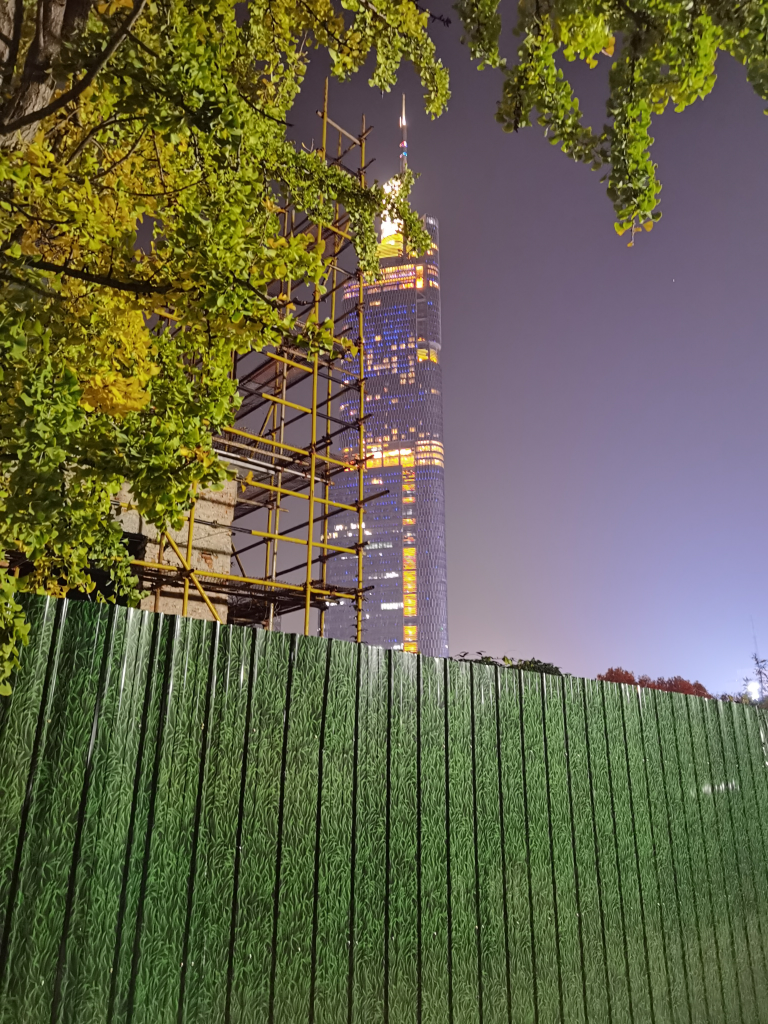
#> input picture client/resource/img/1.jpg, 3072 x 4096 px (shown at 1/4 size); its folder holds 4 pictures in this run
$ python BuildScript.py
#> lines starting #> are read from the running program, lines starting #| are printed output that depends on the picture
#! usr/env python3

import os
from PIL import Image

def genThumbnail(imgName):
#> called with imgName = '1.jpg'
    name=os.path.join("resource/img", imgName)
    im=Image.open(name)
#> im is the input picture: PIL image 3072x4096 RGB; mean R, G, B 100.5, 99.9, 73.3
    im.thumbnail((400,400))
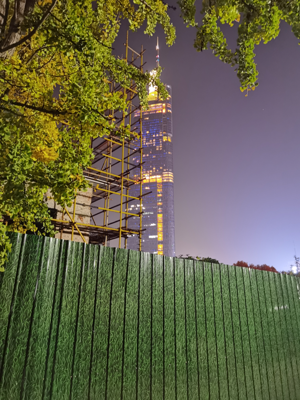
#> im: PIL image 300x400 RGB; mean R, G, B 100.5, 99.8, 73.3
    print(imgName,im.format,im.size,im.mode)
#| 1.jpg JPEG (300, 400) RGB
    im.save("resource/img/thumbnail/" + imgName,'JPEG')
    print('Done!')

def readImages(url):
    images = filter(lambda x: x.endswith((".jpg", ".png", ".jpeg")), os.listdir(url))
    return images

def buildImgSubPage(fileName):
    skeleton = """\
<!DOCTYPE html>
<html lang="zh-CN">

<head>
    <meta charset="UTF-8">
    <meta name="referrer" content="no-referrer">
    <link rel="stylesheet" type="text/css" href="../css/imageSubpage.css">
    <link rel="stylesheet" type="text/css" href="../css/watermark.css">
    <link rel="stylesheet" type="text/css" href="../css/skin.css"/>
    <script type="text/javascript" src="../js/skin.js"></script>

    <title>
        {0}
    </title>

    <style>
        #Header{{
            color:black;
            font-size:25px;
        }}
    </style>
</head>

<body class="Christmas">
    <header>
        <div>
            <span style="display: block; text-align:right">
                <button onclick="change('day')">日间模式</button>
                <button onclick="change('dark')">夜间模式</button>
                <button onclick="change('Christmas')">圣诞模式</button>
            </span>
        </div>
    </header>
    <main>
        <div class="watermark"></div> <!-- for full-screen watermark -->
        <h1 id="Header" style="text-align:center">{0}</h1>
        <canvas id="canvas" style="display: none;"></canvas>
        <img hidden id="source" src="../resource/img/{1}" alt="{0}"/>

        <div style="width: auto; margin: auto; text-align: center">
            <img id="result" class="image" src="" alt="{0}"/>
        </div>
    </main>
</body>

<script type="text/javascript" src="../js/CryptoStego-master/dist/cryptostego.min.js"></script>
<script>
    window.onload = function() {{
        encrypt();
    }}

    function imgToCanvas(src) {{
        let source = document.getElementById(src);
        let canvas = document.getElementById("canvas");
        canvas.width = source.width;
        canvas.height = source.height;

        canvas.getContext("2d").drawImage(source, 0, 0);
    }}

    function encrypt() {{
        imgToCanvas("source");
        let succ = writeMsgToCanvas("canvas", "WOW! 我太爱人机交互了", "password", 0);
        if (succ) {{
            let c = document.getElementById("canvas");
            let src = document.getElementById("source");
            let result = document.getElementById("result");
            console.log(src.width, src.height);
            result.width = src.width;
            result.height = src.height;
            result.src = c.toDataURL("image/png");
        }}
        //decode();
    }}

    function decode() {{
        let result = document.getElementById("result");
        let canvas = document.createElement("CANVAS");
        canvas.width = result.width;
        canvas.height = result.height;
        canvas.getContext("2d").drawImage(result, 0, 0);
        let msg = readMsgFromCanvas("canvas", "password", 0);
        console.log(msg);
    }}
</script>
</html>
"""
    imageName = fileName[0: fileName.rfind(".")]
    with open("subpage/" + imageName + ".html", "w+", encoding="utf-8") as f:
        f.write(skeleton.format(imageName, fileName))


def buildIndex():
    indexHead = """\
<!DOCTYPE html>
<html lang="zh-CN">

<head>
    <meta charset="UTF-8">
    <link rel="stylesheet" type="text/css" href="css/index.css">
    <link rel="stylesheet" type="text/css" href="css/watermark.css"/>
    <link rel="stylesheet" type="text/css" href="css/skin.css"/>
    <script type="text/javascript" src="./js/skin.js"></script>

    <title>
        那抹秋意
    </title>
</head>

<body class="Christmas">
    <header>
        <div>
            <span style="display: block; text-align:right">
                <button onclick="change('day')">日间模式</button>
                <button onclick="change('dark')">夜间模式</button>
                <button onclick="change('Christmas')">圣诞模式</button>
            </span>
            <p></p>
            <span style="display: block; text-align:right">
                <a href="login.html"><button class="header_button">登陆</button></a>
                <a href="register.html"><button class="header_button">注册</button></a>
            </span>
        </div>
    </header>

    <main style="text-align:center;">
        <div class="watermark"></div> <!-- for full-screen watermark -->
        <h1>那抹秋意</h1>
        <div class="search_container">
            <form action="login.html" class="search_parent">
                <input type="text" placeholder="请输入图片名">
                <input type="button" value="搜索">
            </form>
        </div>
        <ul class="img-wrapper">
"""

    indexContent = \
        """            <li><a href="subpage/{0}.html"><img src="resource/img/thumbnail/{1}" alt="{0}"/></a></li>
"""

    indexTail = """\
        </ul>
    </main>
</body>

</html>
"""

    with open("index.html", "w+", encoding="utf-8") as f:
        f.write(indexHead)
        images = readImages("resource/img/")
        for fileName in images:
            imageName = fileName[0: fileName.rfind(".")]
            f.write(indexContent.format(imageName, fileName))
        f.write(indexTail)

def main():
    images = readImages("resource/img/")


    # build image high resolution pages.
    images = readImages("resource/img/")
    for image in images:
        # build thumbnail
        genThumbnail(image)
        # build image high resolution pages.
        buildImgSubPage(image)
#> pass 2 of the loop in main, `for image in images:`:
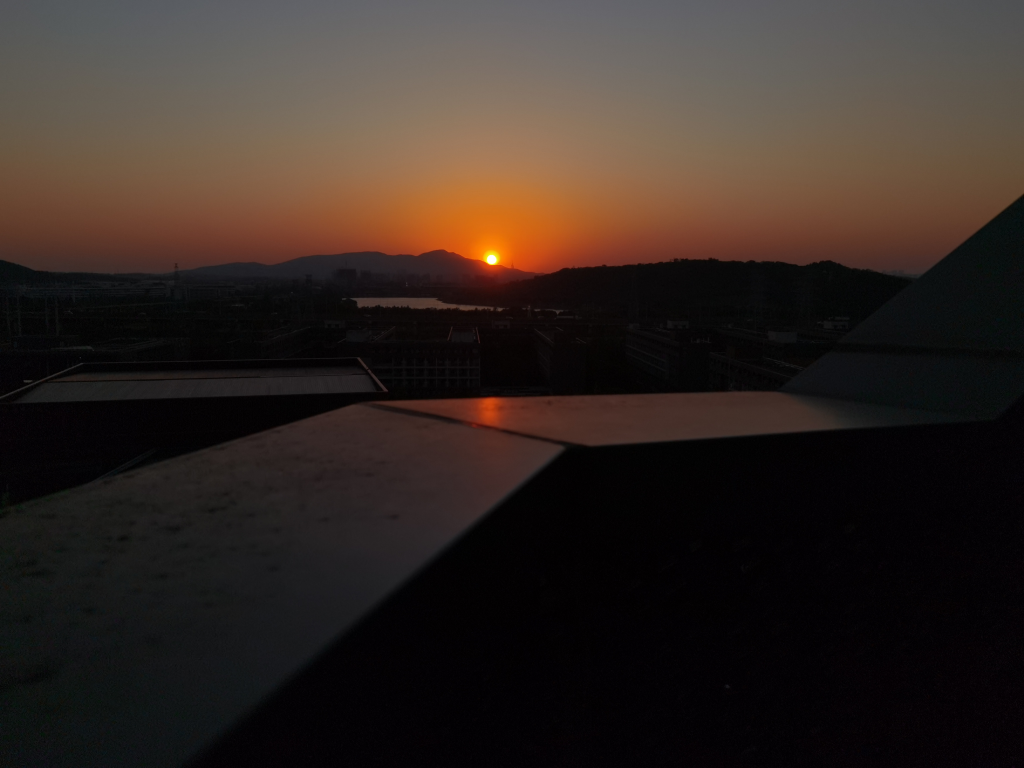
#> input picture client/resource/img/10.jpg, 4096 x 3072 px (shown at 1/4 size)
#> in genThumbnail, im is the input picture: PIL image 4096x3072 RGB; mean R, G, B 50.2, 39.8, 34.6
#> in genThumbnail (call 2), `im.thumbnail((400,400))`:
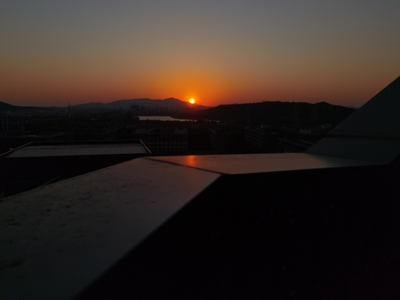
#> im: PIL image 400x300 RGB; mean R, G, B 50.2, 39.8, 34.5
#| 10.jpg JPEG (400, 300) RGB
#> pass 3 of the loop in main, `for image in images:`:
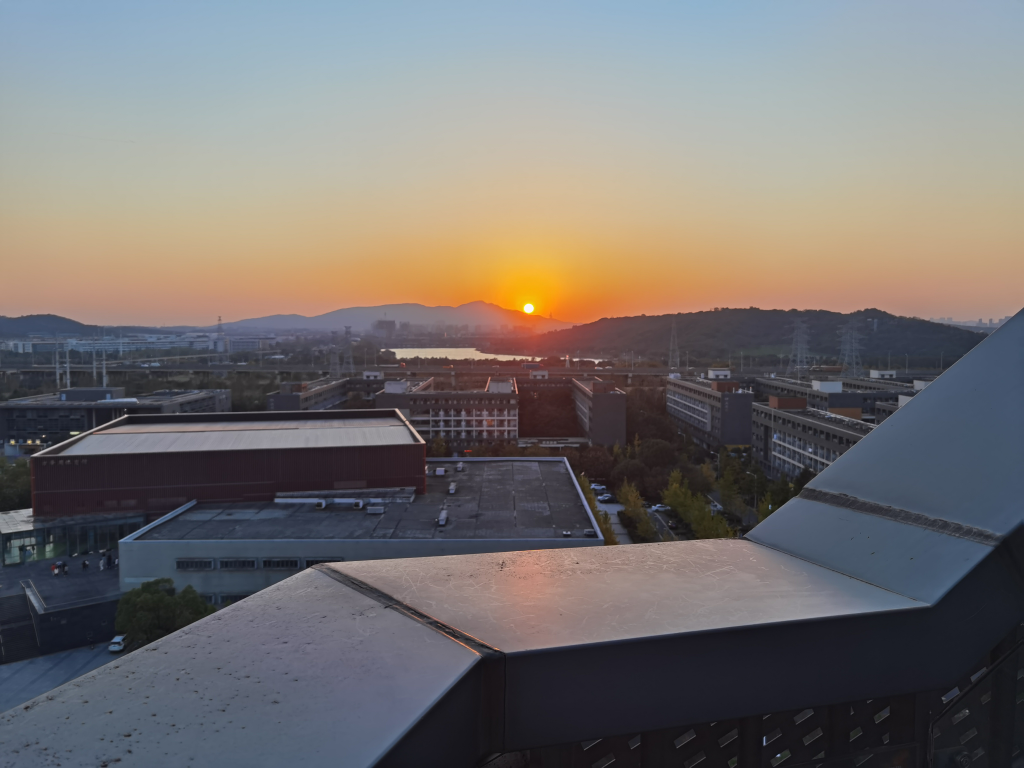
#> input picture client/resource/img/11.jpg, 4096 x 3072 px (shown at 1/4 size)
#> in genThumbnail, im is the input picture: PIL image 4096x3072 RGB; mean R, G, B 116.7, 112.7, 111.6
#> in genThumbnail (call 3), `im.thumbnail((400,400))`:
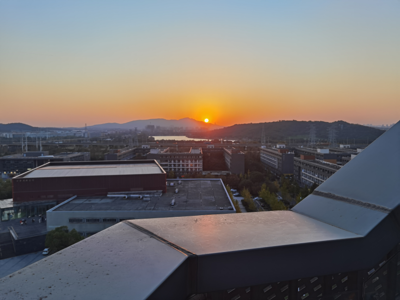
#> im: PIL image 400x300 RGB; mean R, G, B 116.7, 112.7, 111.6
#| 11.jpg JPEG (400, 300) RGB
#> the loop made 4 passes; the first 3 are shown

    # build index.
    buildIndex()

if __name__ == "__main__":
    main()
